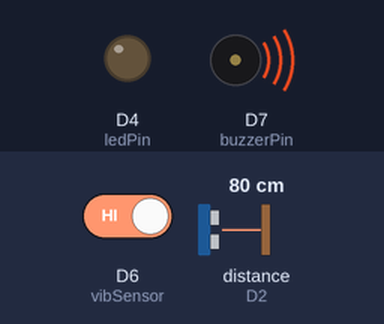
This sketch was run on a simulated ESP8266 (NodeMCU). On the bench: output pins drawn as LEDs (lit = HIGH), buzzer (waves = sounding, pin HIGH). Wiring (inferred from the names in the program): ultrasonic range finder: trigger D5; echo D2. Dashed ring = blinking. The test bench sets the inputs (shaded band); at power-on: D6 (vibSensor) HIGH, distance to the obstacle (sensor on D2) 80 cm. The echo pulse lasts 58.3 µs per cm; WiFi joins after 1.5 s; servers stay silent unless stated; pins used as bus, display or sensor lines are not drawn; what the sketch prints to the serial monitor is not drawn.

Above: at 3.5 s.
3.6 s: D6 (vibSensor) driven LOW
At 5.94 s:
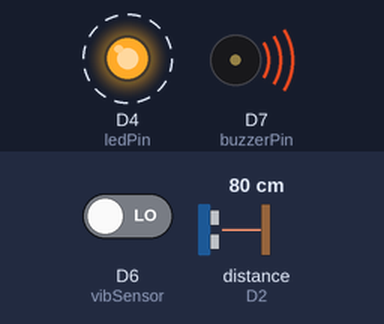
At 6.8 s:
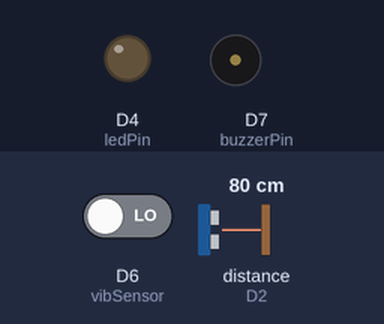
6.9 s: distance to the obstacle (sensor on D2) set to 12 cm
8.7 s: distance to the obstacle (sensor on D2) set to 9 cm
12.0 s: distance to the obstacle (sensor on D2) set to 18 cm
At 13.2 s:
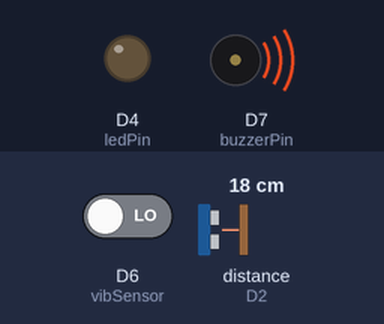
Timing chart, 0 to 15.0 s (numbered marks = the images above; inputs shaded):
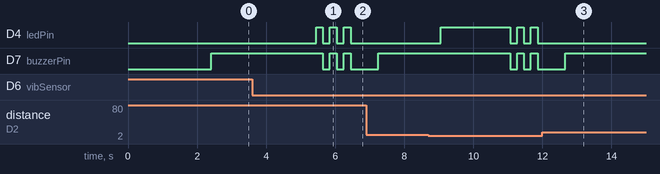

Measured:
- after the input at 3.6 s, D4 (ledPin): alternates HIGH for 0.20 s and LOW for 0.20 s, starting after 1.8 s; D7 (buzzerPin): alternates HIGH for 0.20 s and LOW for 0.20 s, starting after 2.0 s
- after the input at 12.0 s, D4 (ledPin): stays LOW (without the input it goes to HIGH after 0.67 s)

The sketch:

AntiTheft_Alert.ino
```cpp
#define BLYNK_TEMPLATE_ID "TMPL63l5ZilUi"
#define BLYNK_TEMPLATE_NAME "SECURE TABUNG FOR MOSQUE FUNDS"
#define BLYNK_AUTH_TOKEN "kjcouxuMFbwreEP8CUokmHEgOPtUlxbt"

#include <ESP8266WiFi.h>
#include <BlynkSimpleEsp8266.h>

// WiFi credentials
char ssid[] = "Mar_2G";
char pass[] = "0136683747";

// Pin configuration
#define vibSensor   D6    // GPIO12
#define trigPin     D5    // GPIO14
#define echoPin     D2    // GPIO4
#define ledPin      D4    // GPIO2
#define buzzerPin   D7    // GPIO13

unsigned long lastVibrationTime = 0; // untuk cooldown
const unsigned long vibrationCooldown = 5000; // 5 saat

bool detectVibration() {
  int count = 0;
  for (int i = 0; i < 10; i++) {
    if (digitalRead(vibSensor) == LOW) {
      count++;
    }
    delay(10);
  }
  return count >= 2;
}

void connectToWiFi() {
  Serial.print("Menyambung ke WiFi: ");
  Serial.println(ssid);
  WiFi.disconnect();
  delay(500);
  WiFi.begin(ssid, pass);

  int attempts = 0;
  while (WiFi.status() != WL_CONNECTED && attempts < 20) {
    delay(500);
    Serial.print(".");
    attempts++;
  }

  if (WiFi.status() == WL_CONNECTED) {
    Serial.println("\n✔ WiFi Disambung!");
    Serial.print("Alamat IP: ");
    Serial.println(WiFi.localIP());
  } else {
    Serial.println("\n❌ Gagal sambung WiFi. Semak SSID/katalaluan.");
  }
}

void setup() {
  Serial.begin(115200);

  pinMode(vibSensor, INPUT);
  pinMode(trigPin, OUTPUT);
  pinMode(echoPin, INPUT);
  pinMode(ledPin, OUTPUT);
  pinMode(buzzerPin, OUTPUT);
  digitalWrite(ledPin, LOW);
  digitalWrite(buzzerPin, LOW);

  Serial.println("ESP8266 Alert System (Active Buzzer Mode)");

  connectToWiFi();

  Blynk.config(BLYNK_AUTH_TOKEN);
  if (WiFi.status() == WL_CONNECTED) {
    Blynk.connect(5000);
  }
}

void loop() {
  if (WiFi.status() != WL_CONNECTED) {
    connectToWiFi();
  }

  if (!Blynk.connected()) {
    Blynk.connect(5000);
  }

  if (!Blynk.connected()) {
    Serial.println("⚠ Blynk tidak disambung.");
    return;
  }

  Blynk.run();

  bool vibStatus = detectVibration();

  long duration;
  float distance;

  digitalWrite(trigPin, LOW);
  delayMicroseconds(2);
  digitalWrite(trigPin, HIGH);
  delayMicroseconds(10);
  digitalWrite(trigPin, LOW);

  duration = pulseIn(echoPin, HIGH, 30000); // timeout 30ms
  distance = (duration == 0) ? 999 : duration * 0.034 / 2;

  Serial.print("Jarak: ");
  Serial.print(distance);
  Serial.print(" cm | Getaran: ");
  Serial.println(vibStatus ? "YA" : "TIDAK");

  // Hantar ke Blynk
  Blynk.virtualWrite(V0, distance);
  Blynk.virtualWrite(V1, vibStatus ? 1 : 0);

  // LED based on jarak (jarak sah sahaja)
  if (distance != 999 && distance <= 10.0) {
    digitalWrite(ledPin, HIGH);
  } else {
    digitalWrite(ledPin, LOW);
  }

  // Getaran dikesan
  if (vibStatus && millis() - lastVibrationTime > vibrationCooldown) {
    lastVibrationTime = millis();

    // Beri amaran buzzer dan LED
    for (int i = 0; i < 3; i++) {
      digitalWrite(ledPin, HIGH);
      digitalWrite(buzzerPin, HIGH);
      delay(200);
      digitalWrite(ledPin, LOW);
      digitalWrite(buzzerPin, LOW);
      delay(200);
    }

    // Hantar notifikasi ke Blynk (pastikan logEvent sudah di setup dalam app)
    Blynk.logEvent("getaran_dikesan", "Getaran dikesan pada tabung masjid!");
  } else {
    digitalWrite(buzzerPin, HIGH);
  }

  // Status LED & Buzzer ke Blynk
  Blynk.virtualWrite(V2, digitalRead(ledPin));
  Blynk.virtualWrite(V3, digitalRead(buzzerPin));

  delay(500);
}
```
